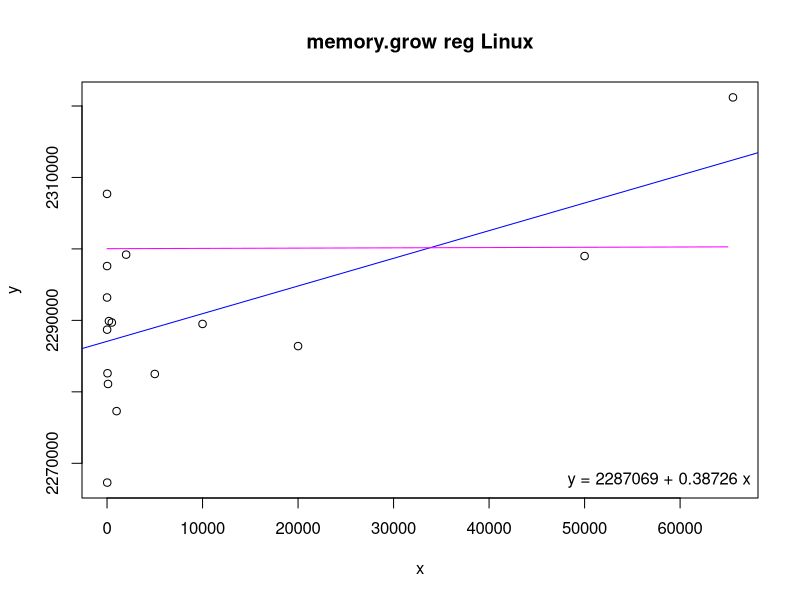
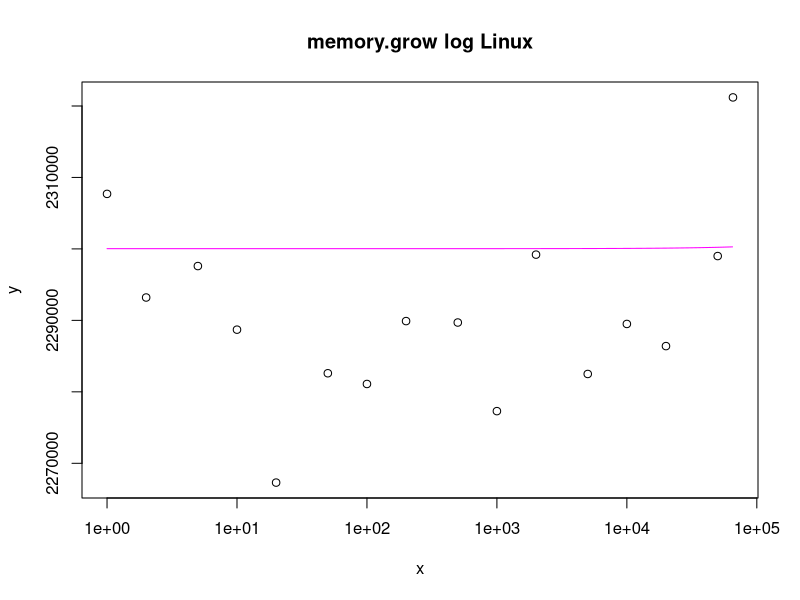

These figures' R source, in order:
# Input data
x <- c(1,2,5,10,20,50,100,200,500,1000,2000,5000,10000,20000,50000,65535)
y <- c(2307700,2293200,2297600,2288700,2267300,2282600,2281100,2289900,2289700,2277300,2299200,2282500,2289500,2286400,2299000,2321200)

# Linear regression
model <- lm(y ~ x)
coefs <- coef(model)

# Print regression coefficients
print(coefs)

# Estimating function
fe <- function(x) {
  2300000 + (((x + 8192 - 1) / 8192) * 32)
}

# Estimated values
xe <- seq(1, 65535, by = 1000)
ye <- fe(xe)

png("memory-grow-reg.png")
plot(x, y, main = "memory.grow reg Linux")
abline(model, col = "blue")
lines(xe, ye, col = "magenta")
legend("bottomright", legend = sprintf("y = %.0f + %.5f x", coefs[1], coefs[2]), bty = "n")

png("memory-grow-log.png")
plot(x, y, log = "x", main = "memory.grow log Linux")
lines(xe, ye, col = "magenta")
